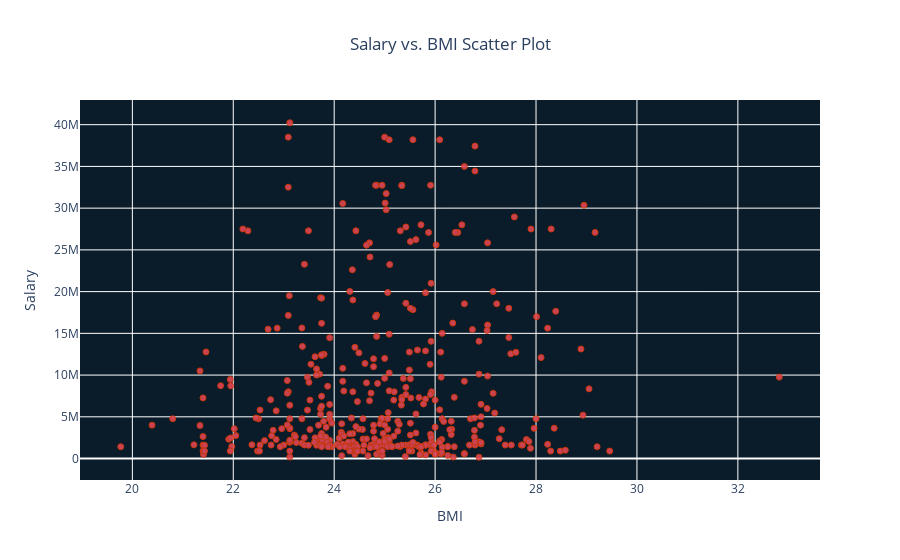

The notebook cell this image was saved under:
### Code cell
fig = px.scatter(combined, y='Salary', x='BMI',title='Salary vs. BMI',hover_data=['PLAYER_NAME','Experience'])
fig.update_traces(marker_color='rgb(224,71,89)', marker_line_color='rgb(218,59,08)',
                  marker_line_width=1, opacity=0.9),
fig.update_layout({'plot_bgcolor': '#0a1b29'})
fig.update_layout(title_text='Salary vs. BMI Scatter Plot', title_x=0.5)
fig.show()
fig.write_html('salary_bmi_player_name_scatter.html')

### Figure 1 — Plotly figure (JSON) as saved in the notebook; plotly's stock layout.template omitted (floating-point values rounded to 4 significant figures; data arrays with more than 128 entries replaced by an {"elided": "..."} marker saying what was removed)
{"data": [{"customdata": {"elided": "465x2 mixed values"}, "hovertemplate": "BMI=%{x}<br>Salary=%{y}<br>PLAYER_NAME=%{customdata[0]}<br>Experience=%{customdata[1]}<extra></extra>", "legendgroup": "", "marker": {"color": "rgb(224,71,89)", "line": {"color": "rgb(218,59,08)", "width": 1}, "symbol": "circle"}, "mode": "markers", "name": "", "opacity": 0.9, "orientation": "v", "showlegend": false, "type": "scatter", "x": {"elided": "465 float values"}, "xaxis": "x", "y": {"elided": "465 int values"}, "yaxis": "y"}], "layout": {"legend": {"tracegroupgap": 0}, "plot_bgcolor": "#0a1b29", "title": {"text": "Salary vs. BMI Scatter Plot", "x": 0.5}, "xaxis": {"anchor": "y", "domain": [0, 1], "title": {"text": "BMI"}}, "yaxis": {"anchor": "x", "domain": [0, 1], "title": {"text": "Salary"}}}}
